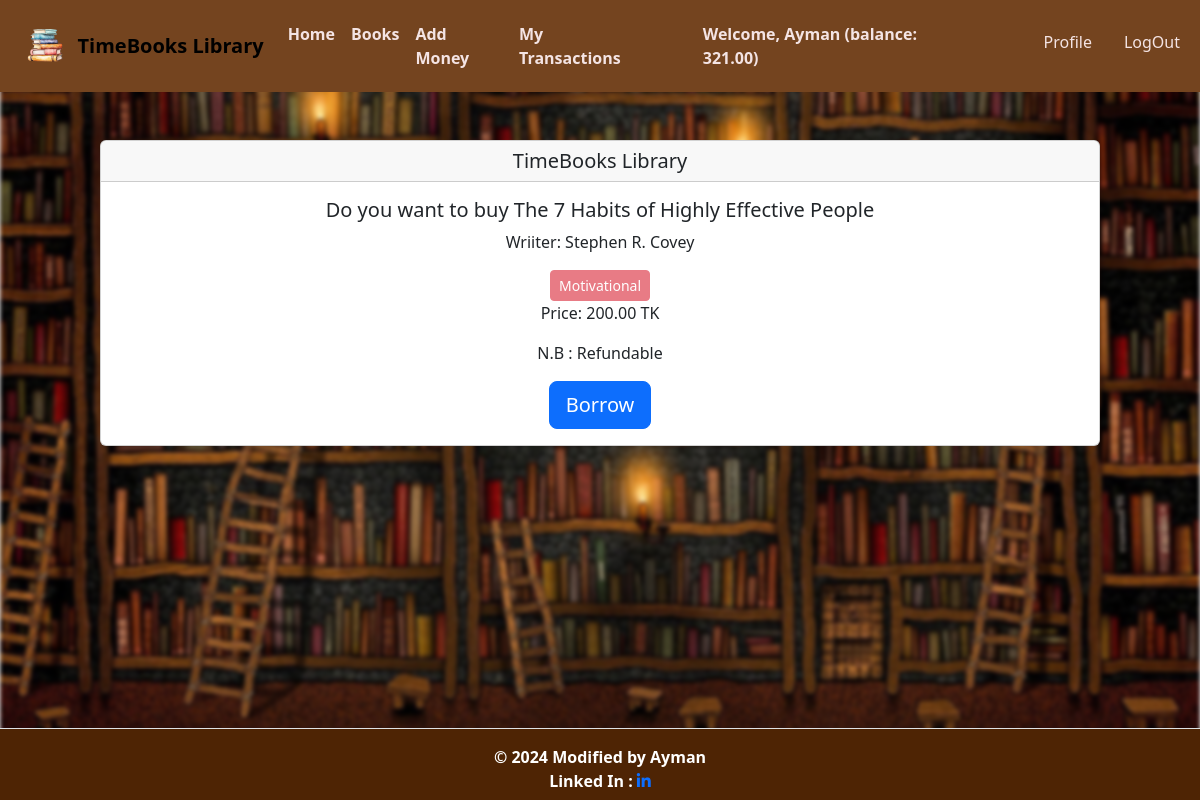
Screenshot of /books/buy/3/ (signed in) with the database file from the repository.
### reader/models.py (models this page shows, shortened)
class UserBookAccount(models.Model):
    user = models.OneToOneField(User, related_name='account', on_delete=models.CASCADE)
    account_id = models.IntegerField(unique=True) # account no duijon user er kokhono same hobe na
    birth_date = models.DateField(null=True, blank=True)
    gender = models.CharField(max_length=10, choices=GENDER_TYPE)
    initial_deposite_date = models.DateField(auto_now_add=True)
    balance = models.DecimalField(default=0, max_digits=12, decimal_places=2)

### books/models.py (models this page shows, shortened)
class Book(models.Model):
    title = models.CharField(max_length=200)
    writter_name = models.CharField(max_length=200,default =None)
    quantity = models.PositiveIntegerField(default=0)
    description = models.TextField()
    borrowing_price = models.DecimalField(max_digits=10, decimal_places=2)
    category = models.ForeignKey(Category, on_delete=models.SET_NULL, null=True)
    image = models.ImageField(upload_to ='uploads/', blank = True, null = True)

class Category(models.Model):
    name = models.CharField(max_length=200)
    slug= models.SlugField(max_length=100,null=True, blank= True,unique = True)
    def __str__(self):
        return self.name

### books/views.py (the view)
# urls.py: path('buy/<int:book_id>/', views.borrow, name='borrow'),
@login_required
def borrow(request, book_id):
    if request.method == 'POST':
        book = Book.objects.get(id=book_id)
        if book.quantity != 0:
            borrowing_price = book.borrowing_price
            if request.user.account.balance >= borrowing_price:
                request.user.account.balance -= borrowing_price
                request.user.account.save()
                book.quantity -= 1
                book.save()
                purchase = Purchase(user=request.user, book=book, category=book.category, borrowing_price=borrowing_price)
                purchase.save()
                Transaction.objects.create(
                account=request.user.account,
                transaction_type=BORROW_BOOK,
                amount=borrowing_price,
                balance_after_transaction=request.user.account.balance)
                messages.success(request, f'Thank you for borrowing {book.title}')
                subject = 'Book Borrowed Successfully'
                template = 'borrow_email_template.html'
                send_borrow_email(request.user, 'SuccessFully Borrowed' , book, borrowing_price, request.user.account.balance,'borrow_email.html')
                return redirect('profile')
            else:
                messages.error(request, 'Insufficient balance to borrow the book.')
                return render(request, 'borrow.html', {'book': book})
        else:
            messages.error(request, "Sorry, the book is not available Now.")
            return render(request, 'borrow.html', {'book': book})
    else:
        return render(request, 'borrow.html', {'book': Book.objects.get(id=book_id)})

### books/templates/borrow.html (shortened to what this page needs)
{% extends 'base.html' %}
{% block content %}
<div class="d-flex justify-content-center align-items-center mt-5">
    <div class="card" style="width: 1000px;">
        <h5 class="card-header text-center">TimeBooks Library</h5>
        <div class="card-body text-center">
            <h5 class="card-title">Do you want to buy {{ book.title }}</h5>
            <p class="card-text">Wriiter: {{ book.writter_name }}</p>
            <a href="" class="btn btn-sm btn-danger disabled card-text">{{ book.category }}</a>
            <p class="card-text">Price: {{ book.borrowing_price }} TK</p>
            <p class="card-text">N.B : Refundable</p>
            <form method="post">
                <button class="btn btn-primary btn-lg" type="submit">Borrow</button>
            </form>
        </div>
    </div>
</div>
{% endblock content %}

### templates/base.html (shortened to what this page needs)
{% load static %}
<!DOCTYPE html>
<html lang="en">
<head>
    <link href="https://cdn.jsdelivr.net/npm/bootstrap@5.3.2/dist/css/bootstrap.min.css" rel="stylesheet">
    <link rel="stylesheet" href="https://cdnjs.cloudflare.com/ajax/libs/font-awesome/6.5.1/css/all.min.css" />
</head>
<body>
    <nav class="navbar navbar-expand-lg " style="background-color: #74441F">
      <div class="container-fluid">
        <a class="navbar-brand m-2" href="#">
            <img src="{% static 'logo.png' %}" alt="Logo" class="img-fluid" style="width: 50px; height: auto;">
        </a>
        <strong>
            <a class="navbar-brand" href="{% url 'home' %}" style="font-weight: 100px;">TimeBooks Library</a>
        </strong>
        <div class="collapse navbar-collapse" id="navbarSupportedContent">
            <ul class="navbar-nav me-auto mb-2 mb-lg-0">
                <strong>
                  <li class="nav-item">
                    <a class="nav-link active" aria-current="page" style="color: rgb(244, 228, 228);" href="{% url 'home' %}">Home</a>
                </li>
                </strong>
                <strong>
                  <li class="nav-item">
                    <a class="nav-link active" style="color: rgb(244, 228, 228);"  aria-current="page" href="{% url 'all_books' %}">Books</a>
                </li>
                </strong>
                {% if request.user.is_authenticated %}
                <strong>
                  <li class="nav-item">
                    <a class="nav-link active" style="color: rgb(244, 228, 228);" aria-current="page" href="{% url 'deposit_money' %}">Add Money</a>
                </li>
                </strong>
                <strong>
                  <li class="nav-item">
                    <a class="nav-link active" style="color: rgb(244, 228, 228);" aria-current="page" href="{% url 'transaction_report' %}">My Transactions</a>
                </li>
                </strong>
                {% endif %}
            </ul>
            <div class="d-flex">
                <ul class="navbar-nav me-auto mb-2 mb-lg-0">
                    {% if request.user.is_authenticated %}
                    <div class="d-flex align-items-center">
                        <div class="my-auto font-weight-bold px-5" style="color: rgb(244, 228, 228);">
<strong>
  Welcome, {{ request.user.first_name }} (balance: {{ request.user.account.balance }})
</strong>
                        </div>
                    </div>
                    <li class="nav-item mx-3">
                        <a class="nav-link  btn btn-outline-dark" style="color: rgb(244, 228, 228);"  href="{% url 'profile' %}">Profile</a>
                    </li>
                    <li class="nav-item">
                        <a class="nav-link btn btn-outline-dark" style="color: rgb(244, 228, 228);" href="{% url 'user_logout' %}">LogOut</a>
                    </li>
                    {% endif %}
                </ul>
            </div>
        </div>
    </div>
    </nav>
        {% block content %}
    {% endblock %}
    <footer class="footer text-white border-top mt-5" style="background-color: #4e2404;">
        <div class="container">
            <div class="row">
                <div class="col text-center mt-3 mb-3">
                    <strong>
                        <p class="text-white font-weight-bold mb-0">
                            © {% now "Y" %} Modified by Ayman
                        </p>
                    </strong>
                    <strong>Linked In :
                        <a href="http://www.linkedin.com/in/ayman-ilias-b94082175" target="_blank" class="mr-4">
                            <i class="fab fa-linkedin-in"></i>
                        </a>
                    </strong>
                </div>
            </div>
        </div>
    </footer>
</body>
</html>

### rows the page displays
Book: title "The 7 Habits of Highly Effective People", writter_name "Stephen R. Covey", category "Motivational", borrowing_price "200.00"

### other values shown
{{ request.user.first_name }} "Ayman"
{{ request.user.account.balance }} "321.00"
